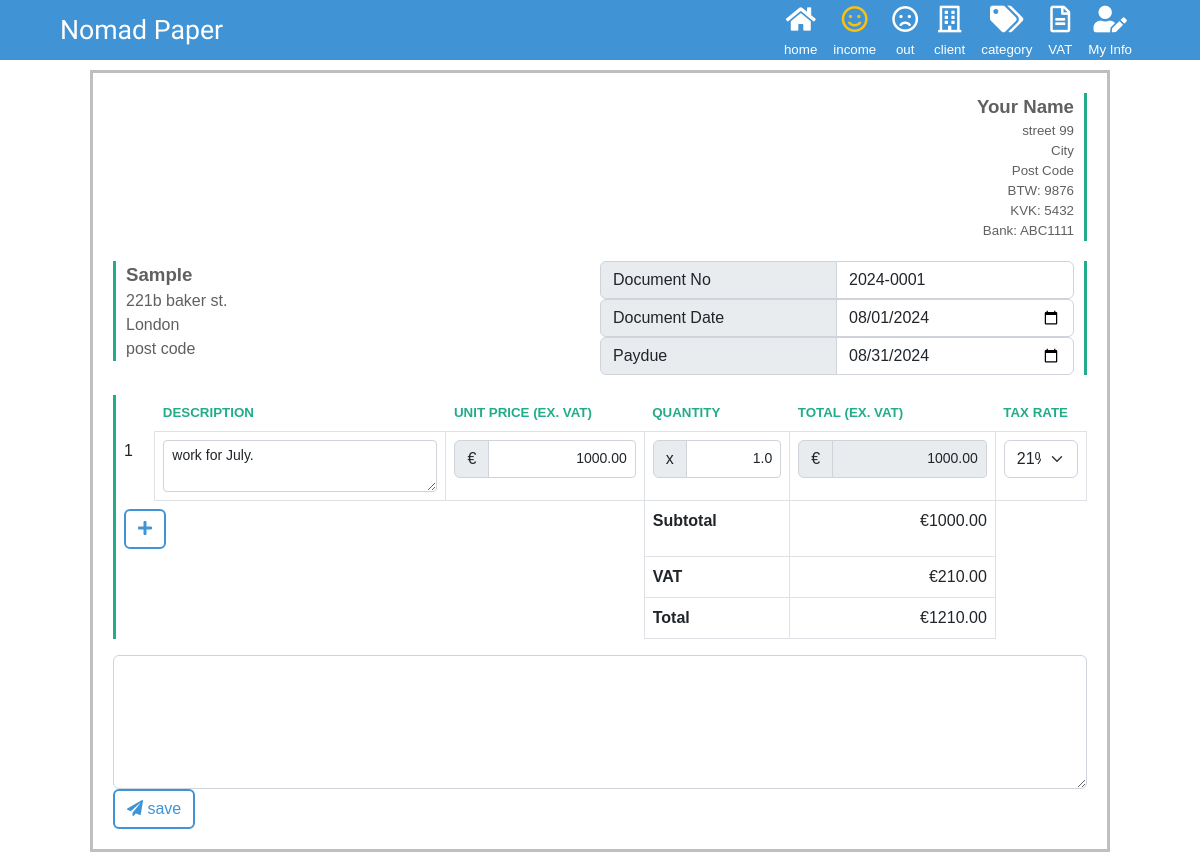
/in/detail/1/, run on the app's committed database.
### info/models.py (models this page shows, shortened)
class Info(models.Model):
  company_name = models.CharField(verbose_name='Company Name', max_length=60, default='')
  address1     = models.CharField(verbose_name='Address 1', max_length=30, default='', null=True, blank=True)
  address2     = models.CharField(verbose_name='Address 2', max_length=30, default='', null=True, blank=True)
  address3     = models.CharField(verbose_name='Address 3', max_length=30, default='', null=True, blank=True)
  tel          = models.CharField(verbose_name='Tel', max_length=20, default='', null=True, blank=True)
  bank         = models.CharField(verbose_name='Bank', max_length=100, default='', null=True, blank=True)
  btw          = models.CharField(verbose_name='BTW', max_length=100, default='', null=True, blank=True)
  kvk          = models.CharField(verbose_name='KVK', max_length=100, default='', null=True, blank=True)
  objects      = models.Manager()

### client/models.py (models this page shows, shortened)
class Client(models.Model):
  name     = models.CharField(verbose_name='Client Name', max_length=60, default='', blank=True)
  nickname = models.CharField(verbose_name='Nickname', max_length=60, default='', null=True, blank=True)
  address1 = models.CharField(verbose_name='Address 1', max_length=50, default='', null=True, blank=True)
  address2 = models.CharField(verbose_name='Address 2', max_length=50, default='', null=True, blank=True)
  address3 = models.CharField(verbose_name='Address 3', max_length=50, default='', null=True, blank=True)
  country  = models.CharField(verbose_name='country', max_length=50, default='', null=True, blank=True)
  objects  = models.Manager()

### income/models.py (models this page shows, shortened)
class Income(models.Model):
  number      = models.CharField(verbose_name='Number', max_length=100, default='', null=True, blank=True)
  client      = models.ForeignKey(Client, verbose_name='Client', null=True, blank=True, on_delete=models.SET_NULL)
  region      = models.IntegerField(verbose_name='Region', choices=REGION_CHOICES, default=0)
  status      = models.IntegerField(verbose_name='Status', choices=STATUS_CHOICES, default=0)
  date        = models.DateField(verbose_name='Date', null=True, blank=True)
  paydue      = models.DateField(verbose_name='Paydue', null=True, blank=True)
  date_paid   = models.DateField(verbose_name='Date Paid', null=True, blank=True)
  currency    = models.IntegerField(verbose_name='Currency', choices=CURRENCY_CHOICES, default=0)
  local_total = models.FloatField(verbose_name='Total in Local Currency', default=0)      # only currency!=1
  rate        = models.FloatField(verbose_name='Rate', default=0)
  net         = models.FloatField(verbose_name='Net (€)', default=0)     # only region=1(=net21+net9+net0)
  net21       = models.FloatField(verbose_name='Net 21% (€)', default=0) # only region=1
  net9        = models.FloatField(verbose_name='Net 9% (€)', default=0)  # only region=1
  net0        = models.FloatField(verbose_name='Net 0% (€)', default=0)  # only region=1
  vat         = models.FloatField(verbose_name='VAT (€)', default=0)     # only region=1(=vat9+vat21)
  vat21       = models.FloatField(verbose_name='VAT 21% (€)', default=0)  # only region=1
  vat9        = models.FloatField(verbose_name='VAT 9% (€)', default=0)   # only region=1
  total       = models.FloatField(verbose_name='Total (€)', default=0)   # when currency!=1 local_total*rate、when currency==1, =net+vat
  memo        = models.TextField(verbose_name='Memo', max_length=300, default='', null=True, blank=True)
  objects     = models.Manager()
  class Meta:
    ordering = ('pk',)
  @property
  def digit(self):
    return "%d" % CURRENCY_DIGIT[self.currency]

class Line(models.Model):
  in_id       = models.IntegerField(default=0)
  line_no     = models.IntegerField(default=0)
  title       = models.TextField(verbose_name='項目', max_length=1000, null=True, default='', blank=True)
  quantity    = models.FloatField(verbose_name='個数', null=True, blank=True)
  unit_price  = models.FloatField(verbose_name='単価', null=True, blank=True)
  total_price = models.FloatField(verbose_name='合計金額', null=True, blank=True)
  tax_rate    = models.IntegerField(verbose_name='消費税％', choices=TAX_CHOICES, default=0)
  objects     = models.Manager()
  class Meta:
    ordering = ('in_id', 'line_no')

### income/views.py (the view, shortened to what this page needs)
# urls.py: path('detail/<int:pk>/', views.InDetailView.as_view(), name='detail'),
class InDetailView(TemplateView):
  template_name = "income/detail.html"
  def get_context_data(self, **kwargs):
    pk = self.kwargs['pk']
    income = Income.objects.get(pk=pk)
    context = super().get_context_data(**kwargs)
    context["function_no"] = 2
    context["in"]          = income if pk != 0 else None
    context["info"]        = Info.objects.get(pk=1)
    context["client"]      = Client.objects.get(pk=context["in"].client.pk)
    context["lines"]       = getLines(pk)
    context["tax_rates"]   = [
        {'label': label, 'value': value} for value, label in Line._meta.get_field('tax_rate').choices
    ]
    return context

### income/views.py (called while the page is built)
def getLines(pk):
  return Line.objects.filter(in_id=pk)

### templatetags/order_tag.py (called while the page is built)
@register.filter
def select(val1, val2):
  if val1 == val2:
    return 'selected'
  else:
    return ''

@register.filter
def active(val1, val2):
  if val1 == val2:
    return 'text-warning'
  else:
    return 'text-white'

### templates/income/detail.html (shortened to what this page needs)
{% extends "base.html" %}
{% load static %}
{% load order_tag %}
{% block content %}
  <div id="income_detail">
    <form method="post" onsubmit="return false;">
      <div class="document">
        <div class="my_info">
          <div class='company_name'>{{ info.company_name }}</div>
          <div>{{ info.address1 }}</div>
          <div>{{ info.address2 }}</div>
          <div>{{ info.address3 }}</div>
          <div>BTW: {{ info.btw }}</div>
          <div>KVK: {{ info.kvk }}</div>
          <div>Bank: {{ info.bank }}</div>
        </div>
        <div class="row gx-0 income_info">
          <div class="col">
            <div class="client_info">
              <div class='client_name'>{{ client.nickname }}</div>
              <div>{{ client.address1 }}</div>
              <div>{{ client.address2 }}</div>
              <div>{{ client.address3 }}</div>
            </div>
          </div>
          <div class="col">
            <div class="income_date">
              <div class="input-group">
                <span class="input-group-text w-50">Document No</span>
                <input type="text" value="{{ in.number }}" class="form-control" name="number" id="id_number">
              </div>
              <div class="input-group">
                <span class="input-group-text w-50">Document Date</span>
                <input type="date" value="{{ in.date|date:'Y-m-d' }}" class="form-control" name="date" id="id_date">
              </div>
              <div class="input-group">
                <span class="input-group-text w-50">Paydue</span>
                <input type="date" value="{{ in.paydue|date:'Y-m-d' }}" class="form-control" name="paydue" id="id_paydue">
              </div>
            </div>
          </div>
        </div>
        <div class="income_detail">
          {% include "income/line.html" %}
        </div>
        <textarea name="memo" cols="40" rows="5" maxlength="300" class="form-control" id="id_memo">{{ in.memo }}</textarea>
        <button type="submit" class="btn btn-nomad" onclick="submit();">
          <span>
            <i class="fas fa-paper-plane"></i>
          </span>
          <span>save</span>
        </button>
      </div>
    </form>
  </div>
{% endblock %}

### templates/base.html (shortened to what this page needs)
{% load static %}
{% load order_tag %}
<!DOCTYPE html>
<html lang="ja">
  <head>
    <link href="https://cdn.jsdelivr.net/npm/bootstrap@5.2.3/dist/css/bootstrap.min.css" rel="stylesheet"/>
    <link rel="stylesheet" href="https://use.fontawesome.com/releases/v5.8.1/css/all.css"/>
    <link rel="stylesheet" href="https://ajax.googleapis.com/ajax/libs/jqueryui/1/themes/flick/jquery-ui.css" type="text/css"/>
    <link rel="stylesheet" href="{% static 'css/nomad.css' %}"/>
  </head>
  <body>
    <nav class="navbar navbar-expand-lg navbar-dark mk-nav fixed-top py-0 px-5">
      <div class="container-fluid">
        <div class="app-title">Nomad Paper</div>
        <div class="navbar-nav">
          <a class="nav-link" href="{% url 'board:show' %}">
            <div class="text-center">
              <i class="fas fa-home {{function_no|active:1}}"></i>
            </div>
            <div class="text-center caption">home</div>
          </a>
          <a class="nav-link" href="{% url 'income:list' %}">
            <div class="text-center">
              <i class="far fa-smile {{function_no|active:2}}"></i>
            </div>
            <div class="text-center caption">income</div>
          </a>
          <a class="nav-link" href="{% url 'out:list' %}">
            <div class="text-center">
              <i class="far fa-frown {{function_no|active:3}}"></i>
            </div>
            <div class="text-center caption">out</div>
          </a>
          <a class="nav-link" href="{% url 'client:list' %}">
            <div class="text-center">
              <i class="far fa-building {{function_no|active:4}}"></i>
            </div>
            <div class="text-center caption">client</div>
          </a>
          <a class="nav-link" href="{% url 'costtype:list' %}">
            <div class="text-center">
              <i class="fas fa-tags {{function_no|active:5}}"></i>
            </div>
            <div class="text-center caption">category</div>
          </a>
          <a class="nav-link" href="{% url 'vat:list' %}">
            <div class="text-center">
              <i class="far fa-file-alt {{function_no|active:6}}"></i>
            </div>
            <div class="text-center caption">VAT</div>
          </a>
          <a class="nav-link" href="{% url 'info:update' pk=1 %}">
            <div class="text-center">
              <i class="fas fa-user-edit {{function_no|active:7}}"></i>
            </div>
            <div class="text-center caption">My Info</div>
          </a>
        </div>
      </div>
    </nav>
    <div class="container-fluid m-0 p-0">
      {% block content %}{% endblock %}
    </div>
  </body>
</html>

### templates/income/line.html (shortened to what this page needs)
{% load order_tag %}
<table id="items" class="table table-borderless">
  <tr>
    <th width="60px"></th>
    <th class="line_title">DESCRIPTION</th>
    <th class="line_title">UNIT PRICE (EX. VAT)</th>
    <th class="line_title">QUANTITY</th>
    <th class="line_title">TOTAL (EX. VAT)</th>
    <th class="line_title">TAX RATE</th>
  </tr>
  {% for line in lines %}
    <tr>
      <td style="width: 4%">{{line.line_no}}</td>
      <td style="width: 30%" class="border">
        <textarea class="form-control form-control-sm" id="line_{{line.line_no}}_title" name="line_{{line.line_no}}_title"/>{{line.title}}</textarea>
    </td>
    <td class="border">
      <div class="input-group">
        <span class="input-group-text">{{ in.get_currency_display }}</span>
        <input type="text" class="form-control form-control-sm text-end" value="{{line.unit_price|floatformat:in.digit}}" id="line_{{line.line_no}}_price" name="line_{{line.line_no}}_price"/>
      </div>
    </td>
    <td style="width: 15%" class="border">
      <div class="input-group">
        <span class="input-group-text">x</span>
        <input type="text" class="form-control form-control-sm text-end" value="{{line.quantity}}" id="line_{{line.line_no}}_quantity" name="line_{{line.line_no}}_quantity"/>
      </div>
    </td>
    <td class="border">
      <div class="input-group">
        <span class="input-group-text">{{ in.get_currency_display }}</span>
        <input type="text"   id="line_{{line.line_no}}_total_show" class="form-control form-control-sm text-end" value="{{line.total_price|floatformat:in.digit}}" disabled="disabled"/>
      </div>
    </td>
    <td class="border">
      <select class='form-select' id="line_{{line.line_no}}_tax_rate" name="line_{{line.line_no}}_tax_rate">
        {% for rate in tax_rates %}
          <option value="{{ rate.value }}" {{ rate.value|select:line.tax_rate }}>{{ rate.label }}</option>
        {% endfor %}
      </select>
    </td>
  </tr>
{% endfor %}
<tr>
  <td colspan="2">
    <button type="button" class="btn btn-nomad" onclick="addLine();">
      <i class="fas fa-plus"></i>
    </button>
  </td>
  <td></td>
  <th class="border">Subtotal</th>
  <td id="in_net_show" class="text-end border"></td>
</tr>
<tr>
  <td></td>
  <td></td>
  <td></td>
  <th class="border">VAT</th>
  <td id="in_vat_show" class="text-end border"></td>
</tr>
<tr>
  <td></td>
  <td></td>
  <td></td>
  <th class="border">Total</th>
  <td id="in_total_show" class="text-end border"></td>
</tr>
</table>

### static/css/nomad.css (style rules this page uses)
:root { --title-font: "Cherry Swash", "Rounded Mplus 1c", sans-serif; --nav-bg-color: #4093d4; --body-text-color: #606060; --doc-border-color: #22ac8a; }
body { font-family: "Rounded Mplus 1c", "Noto Sans JP", sans-serif; padding-top: 70px; color: var(--body-text-color); font-size: 12pt; }
.app-title { font-family: "Cherry Swash", sans-serif; font-weight: normal; color: white }
.mk-nav { background-color: var(--nav-bg-color); }
.navbar { font-size: 20pt !important; }
.nav-link { padding: 0; }
.caption { font-size: 10pt !important; color: white !important; }
.btn-nomad { border-color: var(--nav-bg-color); border-width: 2px; color: var(--nav-bg-color); }
input { width: 100%; }
#income_detail .document { position: relative; display: block; background-color: #fff; max-width: 1020px; border: 3px solid rgba(0, 0, 0, 0.25); margin: 0 auto; padding: 20px; }
#income_detail .my_info { text-align: end; border-right: 3px solid var(--doc-border-color); padding-right: 10px; font-size: 10pt; }
#income_detail .company_name { font-size: 14pt; font-weight: bold; }
#income_detail .income_info { margin: 20px 0; }
#income_detail .client_info { border-left: 3px solid var(--doc-border-color); padding-left: 10px; margin: 0; }
#income_detail .client_name { font-size: 14pt; font-weight: bold; }
#income_detail .income_date { text-align: end; border-right: 3px solid var(--doc-border-color); padding-right: 10px; margin: 0; }
#income_detail .income_detail { border-left: 3px solid var(--doc-border-color); }
#income_detail .line_title { font-size: 10pt; color: var(--doc-border-color); }

### data on the page
Info: company_name "Your Name", address1 "street 99", address2 "City", address3 "Post Code", btw "9876", kvk "5432", bank "ABC1111"
Client: nickname "Sample", address1 "221b baker st.", address2 "London", address3 "post code"
Income: number "2024-0001", date "08/01/2024", paydue "08/31/2024", currency "€"
Line: line_no "1", line_no "work for July.", unit_price "1000.00", quantity "1.0", total_price "1000.00", line_no "21%"
